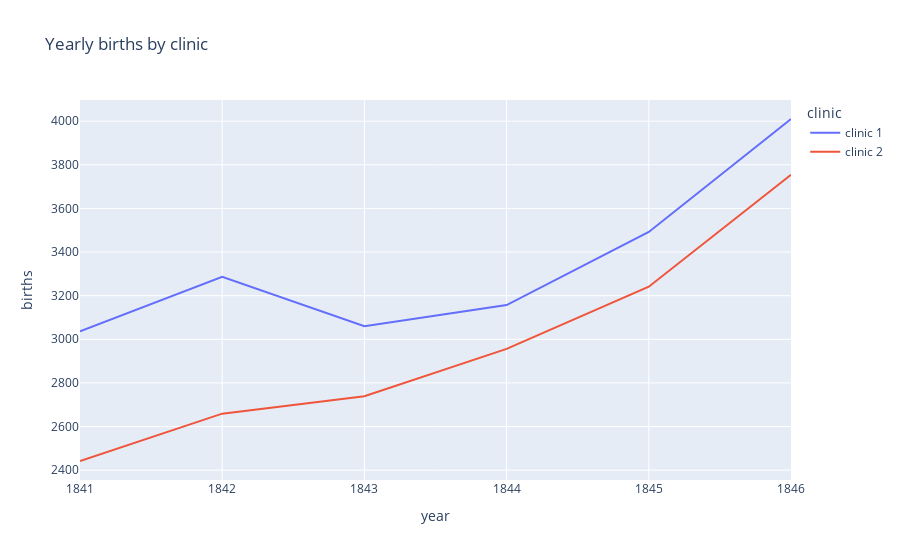

Notebook code for this chart:
### Markdown cell above
# The Yearly Data Split by Clinic

There were two maternity clinics at the Vienna General Hospital: clinic 1 and clinic 2. Clinic 1 was staffed by all-male doctors and medical students, and clinic 2 was staffed by female midwives.

### Code cell
births_clinic = px.line(data_frame=df_yearly,
                        x="year",
                        y="births",
                        color="clinic",
                        title="Yearly births by clinic")
births_clinic.show()

### Figure 1 — Plotly figure (JSON) as saved in the notebook; plotly's stock layout.template omitted (floating-point values rounded to 4 significant figures)
{"data": [{"hovertemplate": "clinic=clinic 1<br>year=%{x}<br>births=%{y}<extra></extra>", "legendgroup": "clinic 1", "line": {"color": "#636efa", "dash": "solid"}, "marker": {"symbol": "circle"}, "mode": "lines", "name": "clinic 1", "orientation": "v", "showlegend": true, "type": "scatter", "x": [1841, 1842, 1843, 1844, 1845, 1846], "xaxis": "x", "y": [3036, 3287, 3060, 3157, 3492, 4010], "yaxis": "y"}, {"hovertemplate": "clinic=clinic 2<br>year=%{x}<br>births=%{y}<extra></extra>", "legendgroup": "clinic 2", "line": {"color": "#EF553B", "dash": "solid"}, "marker": {"symbol": "circle"}, "mode": "lines", "name": "clinic 2", "orientation": "v", "showlegend": true, "type": "scatter", "x": [1841, 1842, 1843, 1844, 1845, 1846], "xaxis": "x", "y": [2442, 2659, 2739, 2956, 3241, 3754], "yaxis": "y"}], "layout": {"legend": {"title": {"text": "clinic"}, "tracegroupgap": 0}, "title": {"text": "Yearly births by clinic"}, "xaxis": {"anchor": "y", "domain": [0, 1], "title": {"text": "year"}}, "yaxis": {"anchor": "x", "domain": [0, 1], "title": {"text": "births"}}}}
